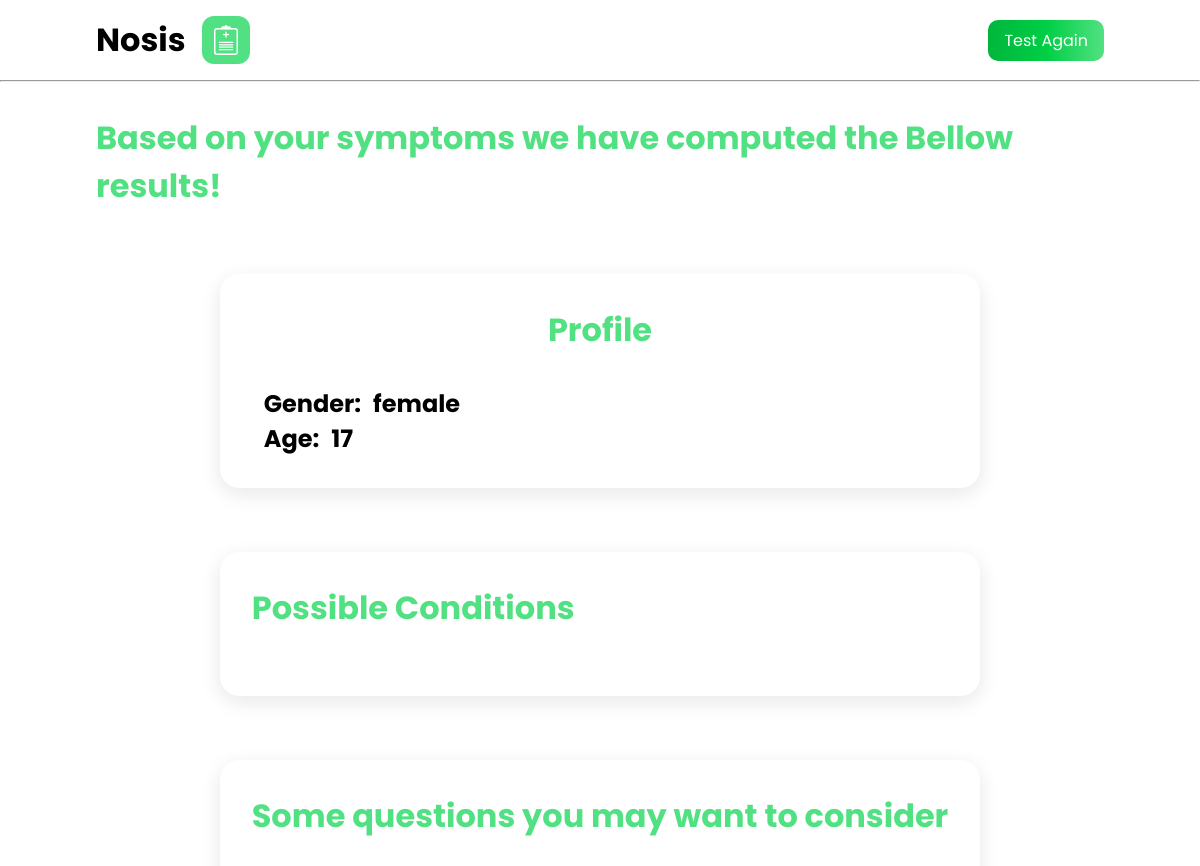
The page /apiSymp/ on the database as committed earlier.
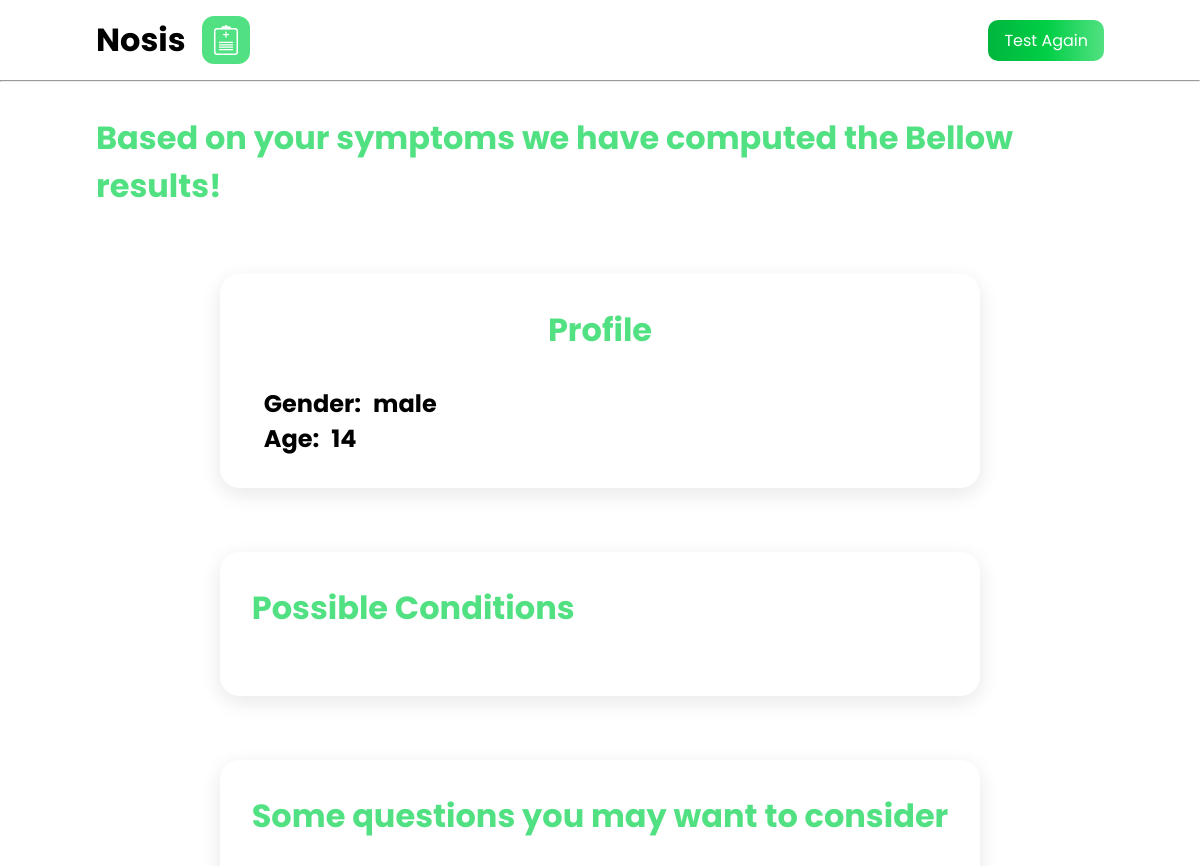
The same page on the database as committed later.
### nosisApp/models.py (models this page shows)
class User_data(models.Model):
    sex = models.TextField(null=False)
    age = models.IntegerField(null=False)
    symptoms = models.TextField(null=False, default='None')

### nosisApp/views.py (the view)
# urls.py: path('apiSymp/', views.apiSymp),
def apiSymp(request):
    Info = User_data.objects.order_by('id').reverse()[0]
    sex = str(Info.sex).lower()
    api = infermedica_api.APIv3Connector(app_id='71c2aef2', app_key='3d15b5418db93ab2e687c159a6dffa37')
    symptoms = str(Info.symptoms).split(',')
    evidence = [
    ]
    for i in symptoms:
        evidence.append({"id": i, "choice_id": "present"})
    response = api.diagnosis(evidence=evidence, sex=sex, age=str(Info.age))
    question = response['question']['text']
    conditions = {}
    for i in response['conditions']:
        conditions[i['common_name']] = int(i['probability']*100)
    context = {
        'Info': Info,
        'sex': sex,
        'question': question,
        'conditions': conditions,
    }
    return render(request, 'nosisApp/productSymp.html', context)

### nosisApp/templates/nosisApp/productSymp.html (shortened to what this page needs)
{% load static %}
<!DOCTYPE html>
<html lang="en">
<head>
    <link rel="stylesheet" href="{% static '/CSS/results.css' %}">
</head>
<body>
    <section>
        <div class='container'>
            <nav class="navbar">
                <div class='brand-div'>
                    <a href='/' class='name'>Nosis</a>
                    <img class='logo' src="/static/Images/Logo.svg" alt="">
                </div>
                <a class='link' href="/">Test Again</a>
            </nav>
        </div>
    </section>
    <hr>
    <section class='results-sec'>
        <div class="container">
            <div class='results'>
                <h1>Based on your symptoms we have computed the Bellow results!</h1>
                <div class='profile-cards'>
                    <div class='profile'>
                        <h1>Profile</h1>
                        <div>
                            <h2>Gender: </h1>
                            <h2>{{sex}}</h2>
                        </div>
                        <div>
                            <h2>Age: </h2>
                            <h2>{{Info.age}}</h2>
                        </div>
                    </div>
                    <div class="conditions">
                        <h1>Possible Conditions</h1>
                    </div>
                    <div class="questions">
                        <h1>Some questions you may want to consider</h1>
                    </div>
                </div>
            </div>
        </div>
    </section>
</body>
</html>

### static/CSS/results.css (style rules this page uses)
* { box-sizing: border-box; margin: 0; padding: 0; }
body { font-family: Poppins; }
a { text-decoration: none; }
.container { max-width: 1600px; margin: 0 auto; padding-left: 8%; padding-right: 8%; }
.navbar { display: flex; flex-direction: row; align-items: center; justify-content: space-between; margin-top: 1em; margin-bottom: 1em; }
.brand-div { display: flex; align-items: center; }
.name { font-weight: bold; font-size: 2em; color: black; }
.logo { width: 3em; margin-left: 1em; }
.link { color: white; background: #00B63D; background: -moz-linear-gradient(left, #00B63D 0%, #00CE45 50%, #52E182 100%); background: -webkit-linear-gradient(left, #00B63D 0%, #00CE45 50%, #52E182 100%); background: linear-gradient(to right, #00B63D 0%, #00CE45 50%, #52E182 100%); padding: .5em 1em; border-radius: 10px; transition: 0.3s; }
.results-sec { margin-top: 2em; }
.results { display: flex; flex-direction: column; align-items: center; }
.results h1 { color: #52E182; margin-bottom: 1em; font-size: 2em; }
.profile-cards { display: flex; flex-direction: column; }
.profile { display: flex; flex-direction: column; margin: 2em; justify-content: center; border-radius: 20px; padding: 2em; box-shadow: 0 4px 8px 0 rgba(255, 255, 255, 0.2), 0 6px 20px 0 rgba(0, 0, 0, 0.1); }
.profile h1 { text-align: center; font-size: 2em; }
.profile div { display: flex; flex-direction: row; }
.profile div h2 { margin-left: 0.5em; }
.conditions { display: flex; flex-direction: column; margin: 2em; justify-content: center; border-radius: 20px; padding: 2em; box-shadow: 0 4px 8px 0 rgba(255, 255, 255, 0.2), 0 6px 20px 0 rgba(0, 0, 0, 0.1); }
.questions { display: flex; flex-direction: column; margin: 2em; justify-content: center; text-align: center; border-radius: 20px; padding: 2em; box-shadow: 0 4px 8px 0 rgba(255, 255, 255, 0.2), 0 6px 20px 0 rgba(0, 0, 0, 0.1); }

Rows that differ between the two databases and show on the page:
no longer on this page (row unchanged): User_data: sex "female", age "17"
added User_data: sex "male", age "14"
